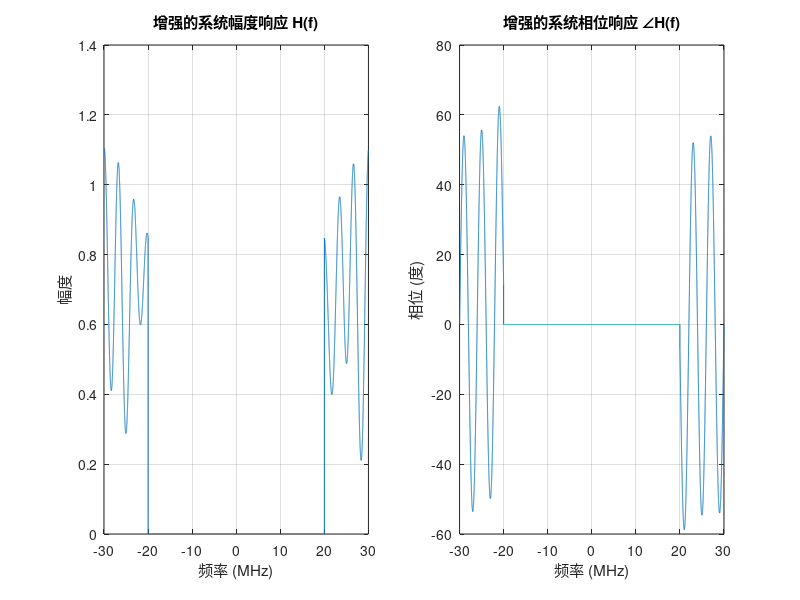
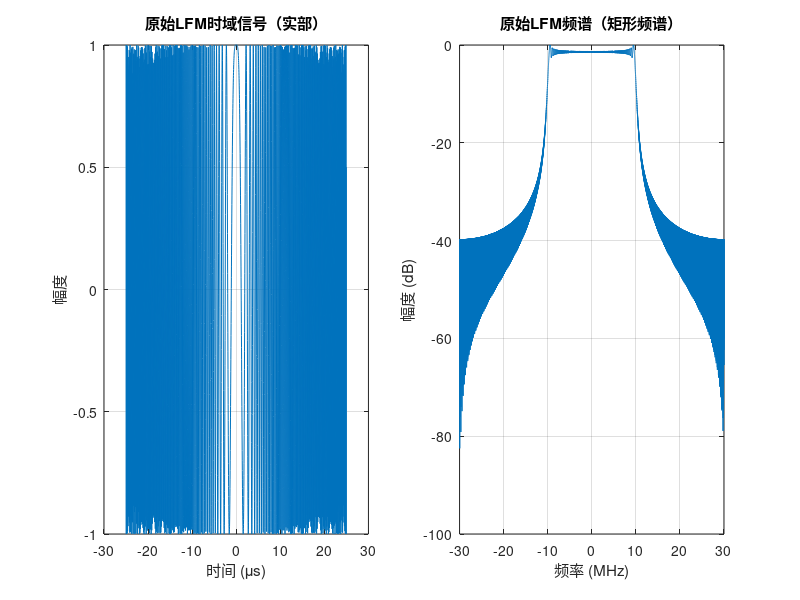

Recreate these plots in MATLAB, in order. (Note: this script raises an error after producing the figures.)
%% 发射端LFM预补偿算法
clear; close all; clc;

%% 步骤0: 仿真参数设置
% 雷达参数
B = 20e6;               % 带宽: 20 MHz
T_pulse = 50e-6;        % 脉宽: 50 μs
fs = 60e6;              % 采样率: 60 MHz

% 处理参数
N_pulse = round(T_pulse * fs);      % 脉冲内采样点数
N_fft = 2^nextpow2(N_pulse * 8);    % FFT点数（8倍过采样）
freq = (-N_fft/2:N_fft/2-1) * (fs/N_fft);  % 频率轴

% 补偿参数
alpha_reg = 1e-2;       % 正则化因子系数（增大了）
A_max = 4.0;            % 最大增益限制（适当增大）

% Gaussian perturbation with zero mean
mu_a = 0;
sigma_a = 0.05;          % sigma_a = 0.05
mu_phi = 0;
sigma_phi_deg = 5;       % sigma_phi = 5 degree
sigma_phi = sigma_phi_deg * pi / 180;

% 显示参数
f_center_idx = find(abs(freq)<=B/2);

%% 步骤0.1: 生成增强的系统频率响应 H[k]
% 增强幅度响应：更大的波动和不平坦度
H_mag = zeros(N_fft, 1);
H_mag(f_center_idx) = 0.7 + 0.4*cos(2*pi*freq(f_center_idx)/B*6) .* ...
                      exp(-(freq(f_center_idx)/(0.5*B)).^2) + ...
                      0.1*sin(2*pi*freq(f_center_idx)/B*3);

% 增强相位响应：更大的非线性相位失真
H_phase = zeros(N_fft, 1);
H_phase(f_center_idx) = 0.4*pi*(freq(f_center_idx)/B).^3 + ...
                        0.3*pi*sin(2*pi*freq(f_center_idx)/B*5) + ...
                        0.05*pi*(freq(f_center_idx)/B).^2;

% 组合成复数频率响应
H_k = H_mag .* exp(1j*H_phase);
H_k = fftshift(H_k);  % 转换为MATLAB的FFT顺序

% 显示系统响应
figure('Position', [100, 100, 1200, 400]);
subplot(1,2,1);
plot(freq/1e6, abs(H_k));
xlim([-B/1e6, B/1e6]*1.5);
xlabel('频率 (MHz)'); ylabel('幅度');
title('增强的系统幅度响应 H(f)');
grid on;

subplot(1,2,2);
plot(freq/1e6, unwrap(angle(H_k))*180/pi);
xlim([-B/1e6, B/1e6]*1.5);
xlabel('频率 (MHz)'); ylabel('相位 (度)');
title('增强的系统相位响应 ∠H(f)');
grid on;

%% 步骤1: 生成理想LFM信号及其频谱
% 生成时域LFM信号
t = (-N_pulse/2:N_pulse/2-1)' / fs;
k_chirp = B / T_pulse;  % 调频率
s_lfm = exp(1j * pi * k_chirp * t.^2);  % 基带LFM

% 过采样并补零到FFT长度
s_lfm_padded = zeros(N_fft, 1);
s_lfm_padded(1:N_pulse) = s_lfm;

% 计算LFM频谱
S_LFM_k = fft(s_lfm_padded, N_fft);

% 设置目标参考频谱 R[k]（使用未加权的理想LFM频谱）
R_k = S_LFM_k;

% 显示LFM信号及频谱
figure('Position', [100, 100, 1200, 400]);
subplot(1,2,1);
plot(t*1e6, real(s_lfm));
xlabel('时间 (μs)'); ylabel('幅度');
title('原始LFM时域信号（实部）');
grid on;

subplot(1,2,2);
S_LFM_mag = fftshift(abs(S_LFM_k));
plot(freq/1e6, 20*log10(S_LFM_mag/max(S_LFM_mag)));
xlim([-B/1e6, B/1e6]*1.5);
xlabel('频率 (MHz)'); ylabel('幅度 (dB)');
title('原始LFM频谱（矩形频谱）');
grid on;

%% 步骤2: 计算发射端预补偿谱（固定统计鲁棒预补偿）
% fixed robust pre-compensation filter designed from perturbation statistics
A_nom = abs(H_k);
phi_nom = angle(H_k);

E_H_conj = A_nom .* (1 + mu_a) .* exp(-1j * (phi_nom + mu_phi)) .* exp(-(sigma_phi^2)/2);
E_absH2 = (A_nom.^2) .* ((1 + mu_a)^2 + sigma_a^2);
lambda_0 = alpha_reg;

G_tx_k = (conj(S_LFM_k) .* E_H_conj .* R_k) ./ (abs(S_LFM_k).^2 .* E_absH2 + lambda_0);

% 幅度限制：防止过高的增益导致PA饱和
G_tx_mag = abs(G_tx_k);
max_G = max(G_tx_mag);
if max_G > A_max
    fprintf('应用幅度限制: 最大增益 %.2f > 限制值 %.2f\n', max_G, A_max);
    G_tx_k = G_tx_k ./ max(1, G_tx_mag/A_max);
end

% 显示补偿滤波器
figure('Position', [100, 100, 1200, 400]);
subplot(1,2,1);
G_tx_mag_plot = fftshift(abs(G_tx_k));
plot(freq/1e6, 20*log10(G_tx_mag_plot/max(G_tx_mag_plot)));
xlim([-B/1e6, B/1e6]*1.5);
xlabel('频率 (MHz)'); ylabel('增益 (dB)');
title('预补偿滤波器幅度响应');
grid on;

subplot(1,2,2);
plot(freq/1e6, fftshift(unwrap(angle(G_tx_k)))*180/pi);
xlim([-B/1e6, B/1e6]*1.5);
xlabel('频率 (MHz)'); ylabel('相位 (度)');
title('预补偿滤波器相位响应');
grid on;

%% 步骤3: 频域窗/带宽约束 - 使用海明窗
% 创建海明窗：带宽内为1，带宽外为0
f_idx = find(abs(freq)<=B);
%创建海明窗
hamming_window = zeros(N_fft, 1);
% 生成对应带宽长度的海明窗（仅在LFM信号带宽内施加海明窗，带宽外为0）
hamming_win_local = hamming(length(f_idx));  % 生成局部海明窗
hamming_window(f_idx) = hamming_win_local;   % 填充到频域对应位置
W_k = fftshift(hamming_window);      % 转换为FFT顺序
% 应用海明窗
G_tx_k_windowed = G_tx_k .* W_k;

%% 步骤4: 形成发射频谱并IFFT回时域
% 应用预补偿：S_tx[k] = S_LFM[k] * G_tx[k] * W[k]
S_tx_k = S_LFM_k .* G_tx_k_windowed;

% IFFT得到时域信号
s_tx_time = ifft(S_tx_k, N_fft);

% 截取有效部分（保留原始脉冲长度）
s_tx_pulse = s_tx_time(1:N_pulse);

% 能量归一化（而不是幅度归一化）
s_tx_pulse = s_tx_pulse / sqrt(sum(abs(s_tx_pulse).^2));

%% 步骤5: 准备对比信号（统一能量归一化）
% 情况1: 理想LFM（作为参考基准）
s_ideal = s_lfm / sqrt(sum(abs(s_lfm).^2));

% 情况2: 原始LFM经过系统H（无预补偿）
S_LFM_full = fft(s_lfm_padded, N_fft);
S_with_H = S_LFM_full .* H_k;  % 经过系统响应
s_with_H_time = ifft(S_with_H, N_fft);
s_with_H = s_with_H_time(1:N_pulse);
s_with_H = s_with_H / sqrt(sum(abs(s_with_H).^2));

% 情况3: 预补偿LFM经过系统H（有预补偿）
S_tx_full = fft(s_tx_time, N_fft);  % 预补偿信号频谱
S_tx_with_H = S_tx_full .* H_k;  % 经过系统响应
s_tx_with_H_time = ifft(S_tx_with_H, N_fft);
s_tx_with_H = s_tx_with_H_time(1:N_pulse);
s_tx_with_H = s_tx_with_H / sqrt(sum(abs(s_tx_with_H).^2));

% 情况4: 仅预补偿不加窗后经过系统H
S_tx_k_no_window = S_LFM_k .* G_tx_k;
s_tx_time_no_window = ifft(S_tx_k_no_window, N_fft);
S_tx_no_window_with_H = fft(s_tx_time_no_window, N_fft) .* H_k;
s_tx_no_window_with_H_time = ifft(S_tx_no_window_with_H, N_fft);
s_tx_no_window_with_H = s_tx_no_window_with_H_time(1:N_pulse);
s_tx_no_window_with_H = s_tx_no_window_with_H / sqrt(sum(abs(s_tx_no_window_with_H).^2));

fprintf('\n=== 四种情况对比（统一能量归一化） ===\n');
fprintf('1. 理想LFM（无系统失真）\n');
fprintf('2. 原始LFM + 系统失真（无预补偿）\n');
fprintf('3. 预补偿LFM + 系统失真（有预补偿）\n\n');
fprintf('4. 预补偿LFM + 系统失真（仅预补偿不加窗）\n\n');

%% 步骤6: 自相关分析
% 计算自相关函数
t_corr = (-N_pulse+1:N_pulse-1) / fs * 1e6;  % 微秒

% 计算四种情况的自相关
auto_corr_ideal = xcorr(s_ideal, s_ideal);
auto_corr_no_comp = xcorr(s_with_H, s_with_H);
auto_corr_with_comp = xcorr(s_tx_with_H, s_tx_with_H);
auto_corr_precomp_only = xcorr(s_tx_no_window_with_H, s_tx_no_window_with_H);

% 归一化自相关（能量归一化）
auto_corr_ideal = auto_corr_ideal / max(abs(auto_corr_ideal));
auto_corr_no_comp = auto_corr_no_comp / max(abs(auto_corr_no_comp));
auto_corr_with_comp = auto_corr_with_comp / max(abs(auto_corr_with_comp));
auto_corr_precomp_only = auto_corr_precomp_only / max(abs(auto_corr_precomp_only));

% 转换为dB显示
auto_corr_ideal_db = 20*log10(abs(auto_corr_ideal) + 1e-10);
auto_corr_no_comp_db = 20*log10(abs(auto_corr_no_comp) + 1e-10);
auto_corr_with_comp_db = 20*log10(abs(auto_corr_with_comp) + 1e-10);
auto_corr_precomp_only_db = 20*log10(abs(auto_corr_precomp_only) + 1e-10);

%% 步骤7: 综合性能分析
figure('Position', [50, 50, 1400, 800]);

% 7.1 时域波形对比（实部）
subplot(3,3,1);
plot(t*1e6, real(s_ideal), 'k-', 'LineWidth', 1.5); hold on;
plot(t*1e6, real(s_with_H), 'r--', 'LineWidth', 1.5);
plot(t*1e6, real(s_tx_with_H), 'b-.', 'LineWidth', 1.5);
xlabel('时间 (μs)'); ylabel('幅度');
title('时域信号对比（实部）');
legend('理想LFM', '无预补偿', '有预补偿', 'Location', 'best');
grid on;

% 7.2 频谱对比
subplot(3,3,2);
% 重新计算频谱（从时域信号计算，确保正确）
s_ideal_padded = zeros(N_fft, 1);
s_ideal_padded(1:N_pulse) = s_ideal;
S_ideal_mag = fftshift(abs(fft(s_ideal_padded, N_fft)));

s_with_H_padded = zeros(N_fft, 1);
s_with_H_padded(1:N_pulse) = s_with_H;
S_no_comp_mag = fftshift(abs(fft(s_with_H_padded, N_fft)));

s_tx_with_H_padded = zeros(N_fft, 1);
s_tx_with_H_padded(1:N_pulse) = s_tx_with_H;
S_with_comp_mag = fftshift(abs(fft(s_tx_with_H_padded, N_fft)));

plot(freq/1e6, 20*log10(S_ideal_mag/max(S_ideal_mag)), 'k-', 'LineWidth', 1.5); hold on;
plot(freq/1e6, 20*log10(S_no_comp_mag/max(S_no_comp_mag)), 'r--', 'LineWidth', 1.5);
plot(freq/1e6, 20*log10(S_with_comp_mag/max(S_with_comp_mag)), 'b-.', 'LineWidth', 1.5);
xlim([-B/1e6*1.5, B/1e6*1.5]); ylim([-100, 5]);
xlabel('频率 (MHz)'); ylabel('幅度 (dB)');
title('经过系统后的频谱对比');
legend('理想LFM', '无预补偿', '有预补偿', 'Location', 'best');
grid on;

% 7.3 完整自相关函数（线性）
subplot(3,3,4);
plot(t_corr, abs(auto_corr_ideal), 'k-', 'LineWidth', 1.5); hold on;
plot(t_corr, abs(auto_corr_no_comp), 'r--', 'LineWidth', 1.5);
plot(t_corr, abs(auto_corr_with_comp), 'b-.', 'LineWidth', 1.5);
xlabel('时延 (μs)'); ylabel('幅度');
title('自相关函数（线性）');
legend('理想LFM', '无预补偿', '有预补偿', 'Location', 'best');
grid on;

% 7.4 完整自相关函数（对数）
subplot(3,3,5);
plot(t_corr, auto_corr_ideal_db, 'k-', 'LineWidth', 1.5); hold on;
plot(t_corr, auto_corr_no_comp_db, 'r--', 'LineWidth', 1.5);
plot(t_corr, auto_corr_with_comp_db, 'b-.', 'LineWidth', 1.5);
xlabel('时延 (μs)'); ylabel('幅度 (dB)');
title('自相关函数（对数）');
legend('理想LFM', '无预补偿', '有预补偿', 'Location', 'best');
grid on;
ylim([-120, 0]);

% 7.5 自相关主瓣区域（线性）
subplot(3,3,7);
center_idx = ceil(length(t_corr)/2);
range_idx = center_idx-50:center_idx+50;
plot(t_corr(range_idx), abs(auto_corr_ideal(range_idx)), 'k-', 'LineWidth', 1.5); hold on;
plot(t_corr(range_idx), abs(auto_corr_no_comp(range_idx)), 'r--', 'LineWidth', 1.5);
plot(t_corr(range_idx), abs(auto_corr_with_comp(range_idx)), 'b-.', 'LineWidth', 1.5);
xlabel('时延 (μs)'); ylabel('幅度');
title('自相关主瓣区域');
legend('理想LFM', '无预补偿', '有预补偿', 'Location', 'best');
grid on;

% 7.6 自相关旁瓣区域（对数）
subplot(3,3,8);
% 选择旁瓣区域（排除主瓣）
mainlobe_width = ceil(2*fs/B);  % 根据主瓣理论宽度设定
sidelobe_idx = [1:center_idx-mainlobe_width, center_idx+mainlobe_width:length(t_corr)];
plot(t_corr(sidelobe_idx), auto_corr_ideal_db(sidelobe_idx), 'k-', 'LineWidth', 1.5); hold on;
plot(t_corr(sidelobe_idx), auto_corr_no_comp_db(sidelobe_idx), 'r--', 'LineWidth', 1.5);
plot(t_corr(sidelobe_idx), auto_corr_with_comp_db(sidelobe_idx), 'b-.', 'LineWidth', 1.5);
xlabel('时延 (μs)'); ylabel('幅度 (dB)');
title('自相关旁瓣区域');
legend('理想LFM', '无预补偿', '有预补偿', 'Location', 'best');
grid on;
ylim([-120, 0]);

%% 步骤8: 计算和显示性能指标
% 峰值旁瓣比（PSLR）
center_idx = ceil(length(auto_corr_ideal)/2);
pslr_ideal = compute_pslr_corrected(auto_corr_ideal, center_idx, fs, B);
pslr_no_comp = compute_pslr_corrected(auto_corr_no_comp, center_idx, fs, B);
pslr_with_comp = compute_pslr_corrected(auto_corr_with_comp, center_idx, fs, B);
pslr_precomp_only = compute_pslr_corrected(auto_corr_precomp_only, center_idx, fs, B);

% 积分旁瓣比（ISLR）
islr_ideal = compute_islr_corrected(auto_corr_ideal, center_idx, fs, B);
islr_no_comp = compute_islr_corrected(auto_corr_no_comp, center_idx, fs, B);
islr_with_comp = compute_islr_corrected(auto_corr_with_comp, center_idx, fs, B);
islr_precomp_only = compute_islr_corrected(auto_corr_precomp_only, center_idx, fs, B);

% 主瓣宽度（3dB）
bw3db_ideal = compute_3db_width_corrected(auto_corr_ideal, center_idx, fs, B);
bw3db_no_comp = compute_3db_width_corrected(auto_corr_no_comp, center_idx, fs, B);
bw3db_with_comp = compute_3db_width_corrected(auto_corr_with_comp, center_idx, fs, B);
bw3db_precomp_only = compute_3db_width_corrected(auto_corr_precomp_only, center_idx, fs, B);

% 理论主瓣宽度
theory_width = 0.886 / B * 1e6;  % 微秒

% 理论PSLR（矩形窗）
theory_pslr = -13.26;  % dB

% 计算PAPR（峰均功率比） - 使用能量归一化后的信号
PAPR_ideal = 10*log10(max(abs(s_ideal).^2) / mean(abs(s_ideal).^2));
PAPR_no_comp = 10*log10(max(abs(s_with_H).^2) / mean(abs(s_with_H).^2));
PAPR_with_comp = 10*log10(max(abs(s_tx_with_H).^2) / mean(abs(s_tx_with_H).^2));
PAPR_precomp_only = 10*log10(max(abs(s_tx_no_window_with_H).^2) / mean(abs(s_tx_no_window_with_H).^2));

% 显示性能指标表格
subplot(3,3,[3,6,9]);
axis off;

% 创建性能对比表格
text_str = sprintf('=== 性能指标对比 ===\n\n');
text_str = [text_str sprintf('理论主瓣宽度: %.3f μs\n', theory_width)];
text_str = [text_str sprintf('理论PSLR: %.2f dB\n\n', theory_pslr)];
text_str = [text_str sprintf('%-15s %-12s %-12s %-12s\n', '情况', 'PSLR(dB)', 'ISLR(dB)', '3dB宽度(μs)')];
text_str = [text_str sprintf('%-15s %-12.2f %-12.2f %-12.3f\n', '理想LFM', pslr_ideal, islr_ideal, bw3db_ideal)];
text_str = [text_str sprintf('%-15s %-12.2f %-12.2f %-12.3f\n', '无预补偿', pslr_no_comp, islr_no_comp, bw3db_no_comp)];
text_str = [text_str sprintf('%-15s %-12.2f %-12.2f %-12.3f\n', '有预补偿', pslr_with_comp, islr_with_comp, bw3db_with_comp)];
text_str = [text_str sprintf('%-15s %-12.2f %-12.2f %-12.3f\n', '仅预补偿不加窗', pslr_precomp_only, islr_precomp_only, bw3db_precomp_only)];

text_str = [text_str sprintf('\n=== 改善效果 ===\n')];
text_str = [text_str sprintf('PSLR改善: %.2f dB\n', pslr_no_comp - pslr_with_comp)];
text_str = [text_str sprintf('ISLR改善: %.2f dB\n', islr_no_comp - islr_with_comp)];
text_str = [text_str sprintf('主瓣宽度变化: %.3f μs\n', bw3db_with_comp - bw3db_ideal)];

text_str = [text_str sprintf('\n=== PAPR对比（能量归一化后） ===\n')];
text_str = [text_str sprintf('理想LFM: %.2f dB\n', PAPR_ideal)];
text_str = [text_str sprintf('无预补偿: %.2f dB\n', PAPR_no_comp)];
text_str = [text_str sprintf('有预补偿: %.2f dB\n', PAPR_with_comp)];
text_str = [text_str sprintf('仅预补偿不加窗: %.2f dB\n', PAPR_precomp_only)];
text_str = [text_str sprintf('PAPR增加: %.2f dB\n', PAPR_with_comp - PAPR_ideal)];

text(0.1, 0.5, text_str, 'FontName', 'FixedWidth', 'FontSize', 10, 'VerticalAlignment', 'middle');
title('性能指标汇总（修正后）');

%% 步骤9: 性能改善可视化
figure('Position', [100, 100, 1200, 400]);

% 9.1 旁瓣对比
subplot(1,2,1);
mainlobe_exclude = ceil(fs/B);  % 根据主瓣宽度排除
sidelobe_idx_detailed = [1:center_idx-mainlobe_exclude, center_idx+mainlobe_exclude:length(t_corr)];

plot(t_corr(sidelobe_idx_detailed), auto_corr_ideal_db(sidelobe_idx_detailed), 'k-', 'LineWidth', 1.5); hold on;
plot(t_corr(sidelobe_idx_detailed), auto_corr_no_comp_db(sidelobe_idx_detailed), 'r--', 'LineWidth', 1.5);
plot(t_corr(sidelobe_idx_detailed), auto_corr_with_comp_db(sidelobe_idx_detailed), 'b-.', 'LineWidth', 1.5);
xlabel('时延 (μs)'); ylabel('幅度 (dB)');
title('自相关旁瓣对比');
legend('理想LFM', '无预补偿', '有预补偿', 'Location', 'best');
grid on;
ylim([-120, 0]);

% 9.2 性能改善柱状图
subplot(1,2,2);
improvement_data = [pslr_ideal, pslr_no_comp, pslr_with_comp; ...
                    islr_ideal, islr_no_comp, islr_with_comp; ...
                    bw3db_ideal, bw3db_no_comp, bw3db_with_comp];

bar_labels = {'理想LFM', '无预补偿', '有预补偿'};
bar(improvement_data');
set(gca, 'XTickLabel', bar_labels);
ylabel('数值');
legend('PSLR(dB)', 'ISLR(dB)', '3dB宽度(μs)', 'Location', 'best');
title('性能指标对比');
grid on;

% 在柱状图上添加数值标签
for i = 1:3
    for j = 1:3
        if j == 3  % 3dB宽度
            text_str = sprintf('%.3f', improvement_data(j,i));
        else  % PSLR和ISLR
            text_str = sprintf('%.2f', improvement_data(j,i));
        end
        text(i, improvement_data(j,i), text_str, ...
            'HorizontalAlignment', 'center', 'VerticalAlignment', 'bottom', ...
            'FontSize', 8);
    end
end


%% 控制台输出总结
fprintf('\n=== 性能总结 ===\n');
fprintf('理论PSLR（矩形窗）: %.2f dB\n', theory_pslr);
fprintf('实测PSLR - 理想LFM: %.2f dB\n', pslr_ideal);
fprintf('实测PSLR - 无预补偿: %.2f dB（恶化 %.2f dB）\n', pslr_no_comp, pslr_no_comp - pslr_ideal);
fprintf('实测PSLR - 有预补偿: %.2f dB（改善 %.2f dB）\n', pslr_with_comp, pslr_no_comp - pslr_with_comp);
fprintf('实测PSLR - 仅预补偿不加窗: %.2f dB\n', pslr_precomp_only);
fprintf('\n理论主瓣宽度: %.3f μs\n', theory_width);
fprintf('实测主瓣宽度 - 理想LFM: %.3f μs\n', bw3db_ideal);
fprintf('实测主瓣宽度 - 无预补偿: %.3f μs\n', bw3db_no_comp);
fprintf('实测主瓣宽度 - 有预补偿: %.3f μs\n', bw3db_with_comp);
fprintf('实测主瓣宽度 - 仅预补偿不加窗: %.3f μs\n', bw3db_precomp_only);
fprintf('\nPAPR - 理想LFM: %.2f dB\n', PAPR_ideal);
fprintf('PAPR - 无预补偿: %.2f dB\n', PAPR_no_comp);
fprintf('PAPR - 有预补偿: %.2f dB（增加 %.2f dB）\n', PAPR_with_comp, PAPR_with_comp - PAPR_ideal);
fprintf('PAPR - 仅预补偿不加窗: %.2f dB（增加 %.2f dB）\n', PAPR_precomp_only, PAPR_precomp_only - PAPR_ideal);
fprintf('\nISLR - 仅预补偿不加窗: %.2f dB\n', islr_precomp_only);


%% 步骤10: 20个高斯扰动场景评估（固定鲁棒预补偿滤波器）
% 20 Monte Carlo perturbation scenarios for evaluation
K_perturb = 20;

f_center_idx_fft = find(abs(ifftshift(freq))<=B/2);
H_scenarios = build_perturbed_channels(H_k, f_center_idx_fft, K_perturb, mu_a, sigma_a, mu_phi, sigma_phi);

fprintf('\n=== 鲁棒设计参数 ===\n');
fprintf('mu_a = %.4f, sigma_a = %.4f\n', mu_a, sigma_a);
fprintf('mu_phi = %.4f rad, sigma_phi = %.4f rad (%.2f deg)\n', mu_phi, sigma_phi, sigma_phi_deg);
fprintf('扰动场景数 K = %d\n', K_perturb);

restoration_error_vec = zeros(K_perturb,1);
time_error_vec = zeros(K_perturb,1);
pslr_perturb_vec = zeros(K_perturb,1);
islr_perturb_vec = zeros(K_perturb,1);
papr_perturb_vec = zeros(K_perturb,1);
mlw_perturb_vec = zeros(K_perturb,1);

% 按用户定义的 S_out(f)=S_LFM(f)*H_pert(f) 记录20场景指标（不含预补偿）
restoration_error_out_vec = zeros(K_perturb,1);
time_error_out_vec = zeros(K_perturb,1);
pslr_out_vec = zeros(K_perturb,1);
islr_out_vec = zeros(K_perturb,1);
papr_out_vec = zeros(K_perturb,1);
mlw_out_vec = zeros(K_perturb,1);

for k = 1:K_perturb
    H_case = H_scenarios(:,k);

    % 使用固定鲁棒预补偿滤波器（不加窗）评估扰动场景
    S_tx_i = S_LFM_k .* G_tx_k;
    S_rx_i = S_tx_i .* H_case;

    % 扰动后+固定预补偿信号与原始LFM做误差比较（win_length步骤4.1）
    s_cmp_i = ifft(S_rx_i, N_fft);
    s_cmp_i = s_cmp_i(1:N_pulse);
    err_case = evaluate_reference_error(s_cmp_i, S_LFM_k, N_pulse, N_fft, freq, B);
    restoration_error_vec(k) = err_case.spec_nmse;
    time_error_vec(k) = err_case.time_nmse;

    % 归一化后用于PSLR/ISLR/PAPR/主瓣宽度评估
    s_rx_case = s_cmp_i / sqrt(sum(abs(s_cmp_i).^2) + eps);

    auto_corr_case = xcorr(s_rx_case, s_rx_case);
    auto_corr_case = auto_corr_case / (max(abs(auto_corr_case)) + eps);
    center_idx_case = ceil(length(auto_corr_case)/2);

    pslr_perturb_vec(k) = compute_pslr_corrected(auto_corr_case, center_idx_case, fs, B);
    islr_perturb_vec(k) = compute_islr_corrected(auto_corr_case, center_idx_case, fs, B);
    mlw_perturb_vec(k) = compute_3db_width_corrected(auto_corr_case, center_idx_case, fs, B);
    papr_perturb_vec(k) = 10*log10(max(abs(s_rx_case).^2) / mean(abs(s_rx_case).^2));

    % 记录 S_out(f)=S_LFM(f)*H_pert(f) 的同场景指标，确保后续“最坏场景”索引一致
    S_out_case = S_LFM_k .* H_case;
    s_out_case = ifft(S_out_case, N_fft);
    s_out_case = s_out_case(1:N_pulse);
    err_out_case = evaluate_reference_error(s_out_case, S_LFM_k, N_pulse, N_fft, freq, B);
    restoration_error_out_vec(k) = err_out_case.spec_nmse;
    time_error_out_vec(k) = err_out_case.time_nmse;

    s_out_case = s_out_case / sqrt(sum(abs(s_out_case).^2) + eps);
    auto_corr_out_case = xcorr(s_out_case, s_out_case);
    auto_corr_out_case = auto_corr_out_case / (max(abs(auto_corr_out_case)) + eps);
    center_idx_out_case = ceil(length(auto_corr_out_case)/2);
    pslr_out_vec(k) = compute_pslr_corrected(auto_corr_out_case, center_idx_out_case, fs, B);
    islr_out_vec(k) = compute_islr_corrected(auto_corr_out_case, center_idx_out_case, fs, B);
    mlw_out_vec(k) = compute_3db_width_corrected(auto_corr_out_case, center_idx_out_case, fs, B);
    papr_out_vec(k) = 10*log10(max(abs(s_out_case).^2) / mean(abs(s_out_case).^2));
end

fprintf('\n=== 扰动信道下指标统计（K=%d）===\n', K_perturb);
fprintf('恢复误差(固定鲁棒预补偿) spec_nmse: 均值=%.6f, 最大=%.6f\n', mean(restoration_error_vec), max(restoration_error_vec));
fprintf('恢复误差(固定鲁棒预补偿) time_nmse: 均值=%.6f, 最大=%.6f\n', mean(time_error_vec), max(time_error_vec));
fprintf('PSLR(dB): 均值=%.4f, 最差=%.4f\n', mean(pslr_perturb_vec), max(pslr_perturb_vec));
fprintf('ISLR(dB): 均值=%.4f, 最差=%.4f\n', mean(islr_perturb_vec), max(islr_perturb_vec));
fprintf('PAPR(dB): 均值=%.4f, 最大=%.4f\n', mean(papr_perturb_vec), max(papr_perturb_vec));
fprintf('主瓣宽度(us): 均值=%.4f, 最大=%.4f\n', mean(mlw_perturb_vec), max(mlw_perturb_vec));

% 可视化：五个指标箱型图（相对频谱误差 + PSLR + ISLR + PAPR + 主瓣宽度）
metrics_matrix = [restoration_error_vec, pslr_perturb_vec, islr_perturb_vec, papr_perturb_vec, mlw_perturb_vec];
figure('Position', [120, 120, 1200, 420]);
boxplot(metrics_matrix, 'Labels', {'restoration spec NMSE','PSLR (dB)','ISLR (dB)','PAPR (dB)','Mainlobe Width (us)'});
ylabel('Metric Value');
title('20个高斯扰动场景下固定鲁棒预补偿性能箱型图');
grid on;

%% 步骤10.1: 选取最坏扰动场景做详细频域/指标对比（不加窗）
[~, selected_case_idx] = max(restoration_error_out_vec);  % 最坏场景：按S_out频谱恢复误差最大
H_selected = H_scenarios(:, selected_case_idx);

% S_out(f): LFM信号通过扰动系统后的信号（不含预补偿）
S_out_selected = S_LFM_k .* H_selected;
s_out_selected_time = ifft(S_out_selected, N_fft);
s_out_selected = s_out_selected_time(1:N_pulse);
s_out_selected = s_out_selected / sqrt(sum(abs(s_out_selected).^2) + eps);

% R(f): 预补偿后再通过扰动系统的信号（不加窗）
R_selected = S_LFM_k .* G_tx_k .* H_selected;
s_ref_time = ifft(R_selected, N_fft);
s_ref = s_ref_time(1:N_pulse);
s_ref = s_ref / sqrt(sum(abs(s_ref).^2) + eps);

% 为频谱绘图准备时域信号
s_ideal_padded = zeros(N_fft, 1);
s_ideal_padded(1:N_pulse) = s_ideal;

s_with_H_padded = zeros(N_fft, 1);
s_with_H_padded(1:N_pulse) = s_out_selected;          % 这里对应 S_out(f)

s_ref_padded = zeros(N_fft, 1);
s_ref_padded(1:N_pulse) = s_ref;                      % 这里对应 R(f)

% LFM时域波形（LFM / s_out / r）
figure(7);
plot(t*1e6, real(s_ideal), 'k-', 'LineWidth', 1.5); hold on;
plot(t*1e6, real(s_out_selected), 'r--', 'LineWidth', 1.5);
plot(t*1e6, real(s_ref), 'b-.', 'LineWidth', 1.5);
xlabel('Time (\mus)'); ylabel('Amplitude');
title(sprintf('Selected Scenario #%d: Time-Domain LFM Comparison', selected_case_idx));
legend('LFM', 's_{out}(t)', 'r(t)', 'Location', 'best');
grid on;

% 幅值与相位响应合并图：LFM、S_out(f)、R(f)
figure(8);
set(gcf, 'Position', [180, 120, 1280, 460], 'Color', [1 1 1]);
tiledlayout(1,2,'Padding','compact','TileSpacing','compact');

% 左图：幅值响应
nexttile;
S_ideal_sel = fftshift(fft(s_ideal_padded, N_fft));
S_out_sel = fftshift(fft(s_with_H_padded, N_fft));
R_sel_shift = fftshift(fft(s_ref_padded, N_fft));

plot(freq/1e6, 20*log10(abs(S_ideal_sel)/max(abs(S_ideal_sel)) + 1e-12), 'k-', 'LineWidth', 1.5); hold on;
plot(freq/1e6, 20*log10(abs(S_out_sel)/max(abs(S_out_sel)) + 1e-12), 'r--', 'LineWidth', 1.5);
plot(freq/1e6, 20*log10(abs(R_sel_shift)/max(abs(R_sel_shift)) + 1e-12), 'g:', 'LineWidth', 1.5);
xlim([-B/1e6*1.5, B/1e6*1.5]);
xlabel('Frequency (MHz)'); ylabel('Magnitude (dB)');
legend('LFM', 'S_{out}(f)', 'R(f)', 'Location', 'best');
title(sprintf('Worst Scenario #%d: Magnitude Response Comparison (No Window)', selected_case_idx));
grid on;

% 右图：相位响应对比
nexttile;
plot(freq/1e6, unwrap(angle(fftshift(fft(s_ideal_padded, N_fft)))), 'k-', 'LineWidth', 1.5); hold on;
plot(freq/1e6, unwrap(angle(fftshift(fft(s_with_H_padded, N_fft)))), 'r--', 'LineWidth', 1.5);
plot(freq/1e6, unwrap(angle(fftshift(fft(s_ref_padded, N_fft)))), 'g:', 'LineWidth', 1.5);
xlim([-B/1e6*1.5, B/1e6*1.5]);
xlabel('Frequency (MHz)'); ylabel('Phase (rad)');
legend('LFM', 'S_{out}(f)','R(f)', 'Location', 'best');
title(sprintf('Worst Scenario #%d: Phase Response Comparison (No Window)', selected_case_idx));
grid on;

% 最坏扰动场景下 S_out 的指标（直接取自20场景统计向量，确保一定来自20场景）
pslr_selected = pslr_out_vec(selected_case_idx);
islr_selected = islr_out_vec(selected_case_idx);
mlw_selected = mlw_out_vec(selected_case_idx);
papr_selected = papr_out_vec(selected_case_idx);
err_selected.spec_nmse = restoration_error_out_vec(selected_case_idx);
err_selected.time_nmse = time_error_out_vec(selected_case_idx);

% LFM和R的指标
auto_corr_ideal_sel = xcorr(s_ideal, s_ideal);
auto_corr_ideal_sel = auto_corr_ideal_sel / (max(abs(auto_corr_ideal_sel)) + eps);
center_idx_ideal_sel = ceil(length(auto_corr_ideal_sel)/2);
pslr_lfm = compute_pslr_corrected(auto_corr_ideal_sel, center_idx_ideal_sel, fs, B);
islr_lfm = compute_islr_corrected(auto_corr_ideal_sel, center_idx_ideal_sel, fs, B);
mlw_lfm = compute_3db_width_corrected(auto_corr_ideal_sel, center_idx_ideal_sel, fs, B);
papr_lfm = 10*log10(max(abs(s_ideal).^2) / mean(abs(s_ideal).^2));
err_lfm = evaluate_reference_error(s_ideal, S_LFM_k, N_pulse, N_fft, freq, B);

% R的指标直接使用20场景中“固定鲁棒预补偿+扰动系统”的同索引结果
pslr_ref = pslr_perturb_vec(selected_case_idx);
islr_ref = islr_perturb_vec(selected_case_idx);
mlw_ref = mlw_perturb_vec(selected_case_idx);
papr_ref = papr_perturb_vec(selected_case_idx);
err_ref.spec_nmse = restoration_error_vec(selected_case_idx);
err_ref.time_nmse = time_error_vec(selected_case_idx);

fprintf('\n=== 最坏扰动场景详细对比（场景 #%d，不加窗）===\n', selected_case_idx);
fprintf('定义: S_out(f)=S_{LFM}(f)*H_{pert}(f), R(f)=S_{LFM}(f)*G_{tx}(f)*H_{pert}(f)\n');
fprintf('校验: 该场景指标直接来自20场景向量索引 #%d\n', selected_case_idx);
fprintf('PSLR(dB): LFM=%.4f, S_out=%.4f, R=%.4f\n', pslr_lfm, pslr_selected, pslr_ref);
fprintf('ISLR(dB): LFM=%.4f, S_out=%.4f, R=%.4f\n', islr_lfm, islr_selected, islr_ref);
fprintf('主瓣宽度(us): LFM=%.4f, S_out=%.4f, R=%.4f\n', mlw_lfm, mlw_selected, mlw_ref);
fprintf('PAPR(dB): LFM=%.4f, S_out=%.4f, R=%.4f\n', papr_lfm, papr_selected, papr_ref);
fprintf('恢复误差(spec_nmse): LFM=%.6f, S_out=%.6f, R=%.6f\n', err_lfm.spec_nmse, err_selected.spec_nmse, err_ref.spec_nmse);
fprintf('恢复误差(time_nmse): LFM=%.6f, S_out=%.6f, R=%.6f\n', err_lfm.time_nmse, err_selected.time_nmse, err_ref.time_nmse);

% 五项指标对比柱状图（LFM / S_out / R）
figure(10);
metric_lfm = [pslr_lfm, islr_lfm, mlw_lfm, papr_lfm, err_lfm.spec_nmse];
metric_selected = [pslr_selected, islr_selected, mlw_selected, papr_selected, err_selected.spec_nmse];
metric_ref = [pslr_ref, islr_ref, mlw_ref, papr_ref, err_ref.spec_nmse];
bar([metric_lfm; metric_selected; metric_ref]');
set(gca, 'XTickLabel', {'PSLR(dB)', 'ISLR(dB)', 'Mainlobe Width(us)', 'PAPR(dB)', 'Restoration NMSE'});
legend('LFM', sprintf('Worst S_{out} #%d', selected_case_idx), 'R', 'Location', 'best');
ylabel('Metric Value');
title('Metric Comparison: LFM vs Worst S_{out} vs R (No Window)');
grid on;


%% 步骤10: 不同B、T_pulse（fs=60e6）鲁棒性分析（1x2子图）
fs_robust = 60e6;
B_sweep_MHz = [10, 15, 20, 25, 30,35, 40];
Tp_sweep_us = [10, 15, 20, 25, 30,35, 40];

% 图A: 扫描B，固定T_pulse
T_fix = T_pulse;
num_B = numel(B_sweep_MHz);
robust_B = zeros(num_B, 5); % [B_MHz, PSLR, ISLR, MLW, PAPR]
for i = 1:num_B
    B_case = B_sweep_MHz(i) * 1e6;
    case_metrics = run_single_case_metrics_test(B_case, T_fix, fs_robust, alpha_reg, A_max);
    robust_B(i, :) = [B_sweep_MHz(i), case_metrics.pslr_with_comp, case_metrics.islr_with_comp, ...
        case_metrics.mlw_with_comp, case_metrics.papr_with_comp];
end

% 图B: 扫描T_pulse，固定B
B_fix = B;
num_T = numel(Tp_sweep_us);
robust_T = zeros(num_T, 5); % [Tp_us, PSLR, ISLR, MLW, PAPR]
for i = 1:num_T
    T_case = Tp_sweep_us(i) * 1e-6;
    case_metrics = run_single_case_metrics_test(B_fix, T_case, fs_robust, alpha_reg, A_max);
    robust_T(i, :) = [Tp_sweep_us(i), case_metrics.pslr_with_comp, case_metrics.islr_with_comp, ...
        case_metrics.mlw_with_comp, case_metrics.papr_with_comp];
end

figure;
set(gcf, 'Position', [150, 120, 1280, 460], 'Color', [1 1 1]);
tiledlayout(1,2,'Padding','compact','TileSpacing','compact');

% 图A：不同B下性能变化
nexttile;
yyaxis left;
p1 = plot(robust_B(:,1), robust_B(:,2), 'o-b', 'LineWidth', 1.5, 'MarkerSize', 6); hold on;
p2 = plot(robust_B(:,1), robust_B(:,3), 's-r', 'LineWidth', 1.5, 'MarkerSize', 6);
ylabel('PSLR / ISLR (dB)');

yyaxis right;
p3 = plot(robust_B(:,1), robust_B(:,4), '^-m', 'LineWidth', 1.5, 'MarkerSize', 6); hold on;
p4 = plot(robust_B(:,1), robust_B(:,5), 'd-k', 'LineWidth', 1.5, 'MarkerSize', 6);
ylabel('Mainlobe width (us) / PAPR (dB)');

xlabel('B (MHz)');
title('A: Performance vs B');
grid on;
set(gca, 'XTick', B_sweep_MHz);
legend([p1 p2 p3 p4], {'PSLR','ISLR','Mainlobe width','PAPR'}, 'Location', 'best');

% 图B：不同T_pulse下性能变化
nexttile;
yyaxis left;
p1 = plot(robust_T(:,1), robust_T(:,2), 'o-b', 'LineWidth', 1.5, 'MarkerSize', 6); hold on;
p2 = plot(robust_T(:,1), robust_T(:,3), 's-r', 'LineWidth', 1.5, 'MarkerSize', 6);
ylabel('PSLR / ISLR (dB)');

yyaxis right;
p3 = plot(robust_T(:,1), robust_T(:,4), '^-m', 'LineWidth', 1.5, 'MarkerSize', 6); hold on;
p4 = plot(robust_T(:,1), robust_T(:,5), 'd-k', 'LineWidth', 1.5, 'MarkerSize', 6);
ylabel('Mainlobe width (us) / PAPR (dB)');

xlabel('T_{pulse} (us)');
title('B: Performance vs T_{pulse}');
grid on;
set(gca, 'XTick', Tp_sweep_us);
legend([p1 p2 p3 p4], {'PSLR','ISLR','Mainlobe width','PAPR'}, 'Location', 'best');

%% 修正后的辅助函数

function metrics = run_single_case_metrics_test(B, T_pulse, fs, alpha_reg, A_max)
N_pulse = round(T_pulse * fs);
N_fft = 2^nextpow2(N_pulse * 8);
freq = (-N_fft/2:N_fft/2-1)' * (fs/N_fft);
f_center_idx = find(abs(freq)<=B/2);

H_mag = zeros(N_fft, 1);
H_mag(f_center_idx) = 0.7 + 0.4*cos(2*pi*freq(f_center_idx)/B*6) .* ...
                      exp(-(freq(f_center_idx)/(0.5*B)).^2) + ...
                      0.1*sin(2*pi*freq(f_center_idx)/B*3);
H_phase = zeros(N_fft, 1);
H_phase(f_center_idx) = 0.4*pi*(freq(f_center_idx)/B).^3 + ...
                        0.3*pi*sin(2*pi*freq(f_center_idx)/B*5) + ...
                        0.05*pi*(freq(f_center_idx)/B).^2;
H_k = fftshift(H_mag .* exp(1j*H_phase));

t = (-N_pulse/2:N_pulse/2-1)' / fs;
k_chirp = B / T_pulse;
s_lfm = exp(1j * pi * k_chirp * t.^2);
s_lfm_padded = zeros(N_fft, 1);
s_lfm_padded(1:N_pulse) = s_lfm;
S_LFM_k = fft(s_lfm_padded, N_fft);
R_k = S_LFM_k;

mu_a = 0;
sigma_a = 0.05;          % sigma_a = 0.05
mu_phi = 0;
sigma_phi_deg = 5;       % sigma_phi = 5 degree
sigma_phi = sigma_phi_deg * pi / 180;

A_nom = abs(H_k);
phi_nom = angle(H_k);
E_H_conj = A_nom .* (1 + mu_a) .* exp(-1j * (phi_nom + mu_phi)) .* exp(-(sigma_phi^2)/2);
E_absH2 = (A_nom.^2) .* ((1 + mu_a)^2 + sigma_a^2);
lambda_0 = alpha_reg;
G_tx_k = (conj(S_LFM_k) .* E_H_conj .* R_k) ./ (abs(S_LFM_k).^2 .* E_absH2 + lambda_0);
G_tx_mag = abs(G_tx_k);
if max(G_tx_mag) > A_max
    G_tx_k = G_tx_k ./ max(1, G_tx_mag/A_max);
end

f_idx = find(abs(freq)<=B);
hamming_window = zeros(N_fft, 1);
hamming_window(f_idx) = hamming(length(f_idx));
W_k = fftshift(hamming_window);

S_tx_k = S_LFM_k .* (G_tx_k .* W_k);
s_tx_time = ifft(S_tx_k, N_fft);
S_tx_with_H = fft(s_tx_time, N_fft) .* H_k;
s_tx_with_H_time = ifft(S_tx_with_H, N_fft);
s_tx_with_H_pulse = s_tx_with_H_time(1:N_pulse);
s_tx_with_H_pulse = s_tx_with_H_pulse / sqrt(sum(abs(s_tx_with_H_pulse).^2));

auto_corr = xcorr(s_tx_with_H_pulse, s_tx_with_H_pulse);
auto_corr = auto_corr / max(abs(auto_corr));
peak_idx = ceil(length(auto_corr)/2);

metrics.pslr_with_comp = compute_pslr_corrected(auto_corr, peak_idx, fs, B);
metrics.islr_with_comp = compute_islr_corrected(auto_corr, peak_idx, fs, B);
metrics.mlw_with_comp = compute_3db_width_corrected(auto_corr, peak_idx, fs, B);
metrics.papr_with_comp = 10*log10(max(abs(s_tx_with_H_pulse).^2) / mean(abs(s_tx_with_H_pulse).^2));
end

function pslr = compute_pslr_corrected(corr_signal, peak_idx, fs, B)
    % 修正的峰值旁瓣比计算函数
    % 基于主瓣理论宽度定义区域
    % 主瓣宽度 ≈ 1/B，转换为采样点数
    mainlobe_width_samples = ceil(2 * fs / B);  % 取2倍作为安全余量
    
    % 确保边界有效
    mainlobe_start = max(1, peak_idx - mainlobe_width_samples);
    mainlobe_end = min(length(corr_signal), peak_idx + mainlobe_width_samples);
    
    % 创建掩码排除主瓣
    mask = true(length(corr_signal), 1);
    mask(mainlobe_start:mainlobe_end) = false;
    
    % 如果没有旁瓣，返回一个较差的值
    if sum(mask) == 0
        pslr = -5;  % 一个较差的值
        return;
    end
    
    % 计算旁瓣峰值和主瓣峰值
    sidelobe_peak = max(abs(corr_signal(mask)));
    mainlobe_peak = abs(corr_signal(peak_idx));
    
    % 计算PSLR（dB）
    if mainlobe_peak > 0
        pslr = 20*log10(sidelobe_peak / mainlobe_peak);
    else
        pslr = -inf;
    end
end

function islr = compute_islr_corrected(corr_signal, peak_idx, fs, B)
    % 修正的积分旁瓣比计算函数
    % 主瓣宽度 ≈ 1/B，转换为采样点数
    mainlobe_width_samples = ceil(2 * fs / B);  % 取2倍作为安全余量
    
    % 确保边界有效
    mainlobe_start = max(1, peak_idx - mainlobe_width_samples);
    mainlobe_end = min(length(corr_signal), peak_idx + mainlobe_width_samples);
    
    % 主瓣能量
    mainlobe_energy = sum(abs(corr_signal(mainlobe_start:mainlobe_end)).^2);
    
    % 总能量
    total_energy = sum(abs(corr_signal).^2);
    
    % 旁瓣能量 = 总能量 - 主瓣能量
    sidelobe_energy = total_energy - mainlobe_energy;
    
    % 计算ISLR（dB）
    if mainlobe_energy > 0 && sidelobe_energy > 0
        islr = 10*log10(sidelobe_energy / mainlobe_energy);
    else
        islr = -inf;
    end
end

function bw_3db = compute_3db_width_corrected(corr_signal, peak_idx, fs, B)
    % 修正的3dB主瓣宽度计算函数
    corr_mag = abs(corr_signal);
    peak_value = corr_mag(peak_idx);
    
    % 找到3dB点（峰值下降3dB）
    threshold_3db = peak_value / sqrt(2);  % -3dB点
    
    % 向左搜索3dB点
    left_idx = peak_idx;
    step_count = 0;
    max_steps = 100;  % 防止无限循环
    
    while left_idx > 1 && corr_mag(left_idx) >= threshold_3db && step_count < max_steps
        left_idx = left_idx - 1;
        step_count = step_count + 1;
    end
    
    % 向右搜索3dB点
    right_idx = peak_idx;
    step_count = 0;
    
    while right_idx < length(corr_mag) && corr_mag(right_idx) >= threshold_3db && step_count < max_steps
        right_idx = right_idx + 1;
        step_count = step_count + 1;
    end
    
    % 计算宽度（秒）
    width_samples = right_idx - left_idx;
    bw_3db = width_samples / fs * 1e6;  % 转换为微秒
    
    % 如果找不到3dB点或宽度异常，返回理论值
    if bw_3db <= 0 || bw_3db > 100
        bw_3db = 0.886 / B * 1e6;  % 修正后的理论公式
    end
    
    % 确保宽度不会太小
    if bw_3db < 0.01
        bw_3db = 0.886 / B * 1e6;
    end
end


function H_scenarios = build_perturbed_channels(H_nominal, inband_idx, K, mu_a, sigma_a, mu_phi, sigma_phi)
N = numel(H_nominal);
H_scenarios = repmat(H_nominal, 1, K);

for k = 1:K
    eps_a = zeros(N,1);
    eps_phi = zeros(N,1);

    % Gaussian perturbation with zero mean
    eps_a(inband_idx) = mu_a + sigma_a * randn(numel(inband_idx),1);
    eps_phi(inband_idx) = mu_phi + sigma_phi * randn(numel(inband_idx),1);

    % 避免 1 + eps_a <= 0
    eps_a = max(eps_a, -0.95);

    % 扰动仅在带内生效，带外保持0
    H_scenarios(:,k) = H_nominal .* (1 + eps_a) .* exp(1j*eps_phi);
end
end

function E_spec = compute_spectrum_error(S_ideal_k, S_out_k, freq, B)
% win_length.m步骤4.1中使用的带内归一化频谱相对误差
band_idx = abs(freq)<=B/2;
A = abs(S_ideal_k(band_idx));
Bv = abs(S_out_k(band_idx));
A = A / (norm(A,2) + eps);
Bv = Bv / (norm(Bv,2) + eps);
E_spec = (norm(Bv - A, 2)^2) / (norm(A, 2)^2 + eps);
end

function err = evaluate_reference_error(s_cmp, S_ideal_k, N_pulse, N_fft, freq, B)
% win_length.m步骤4.1中用于restoration error和time error的计算方式
s_ideal = ifft(S_ideal_k, N_fft);
s_ideal = s_ideal(1:N_pulse);
s_ideal = s_ideal / sqrt(sum(abs(s_ideal).^2) + eps);
s_cmp = s_cmp / sqrt(sum(abs(s_cmp).^2) + eps);

err.time_nmse = norm(s_cmp - s_ideal, 2)^2 / (norm(s_ideal,2)^2 + eps);

s_cmp_pad = zeros(N_fft,1);
s_cmp_pad(1:N_pulse) = s_cmp;
S_cmp = fft(s_cmp_pad, N_fft);
err.spec_nmse = compute_spectrum_error(S_ideal_k, S_cmp, freq, B);
end
